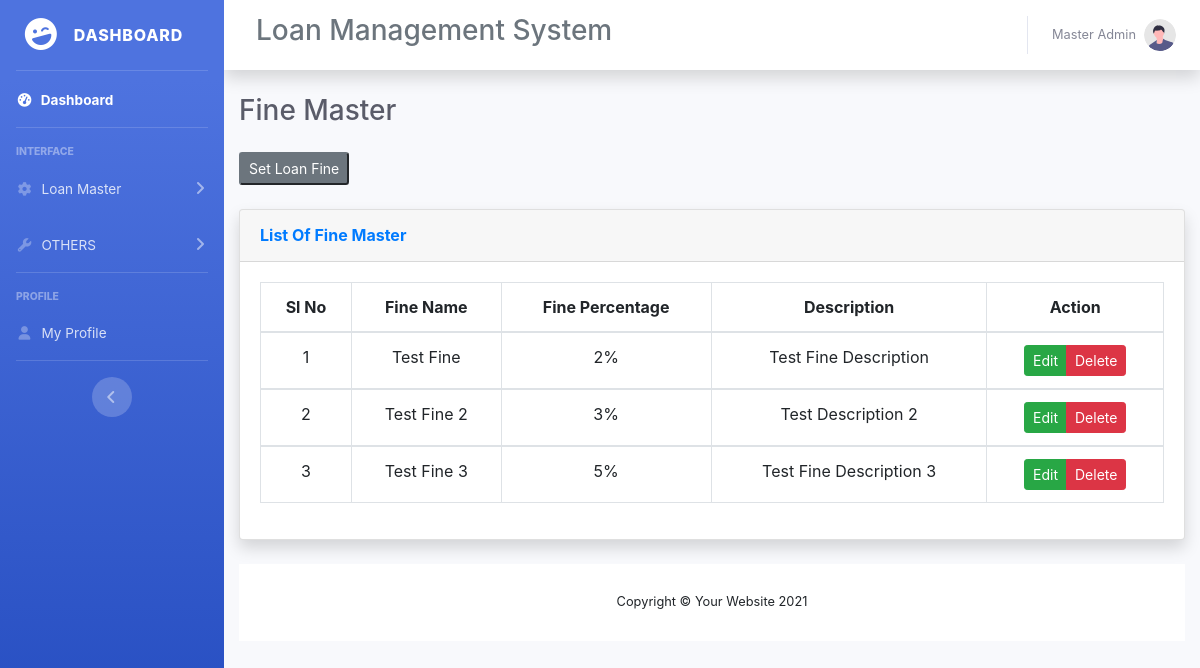
The app's page /setloanfine.php (signed in) with its own data.
### tables this page shows
CREATE TABLE `fine_master` (
  `fid` int(11) NOT NULL,
  `fine_name` varchar(50) NOT NULL,
  `fine_percent` int(11) NOT NULL,
  `description` text NOT NULL,
  `status` int(11) NOT NULL
);

### setloanfine.php (the view, shortened to what this page needs)
<?php require_once 'menu/header.php' ?>
<div class="d-sm-flex align-items-center justify-content-between mb-4">
    <h1 class="h3 mb-0 text-gray-800">Fine Master</h1>
</div>
<div class="row">
    <div class="container-fluid">
        <button type="button" class="btn-sm btn-secondary" data-toggle="modal" data-target="#setfinemaster">
            Set Loan Fine
        </button>
        <br> <br>
        <div class="card shadow mb-4">
            <div class="card-header py-3">
                <h6 class="m-0 font-weight-bold text-primary">List Of Fine Master</h6>
            </div>
            <div class="card-body">
                <div class="table-responsive text-center">
                    <table class="table table-bordered" id="dataTable" width="100%" cellspacing="0" id="table">
                        <thead>
                            <tr>
                                <th>Sl No</th>
                                <th>Fine Name</th>
                                <th>Fine Percentage</th>
                                <th>Description</th>
                                <th>Action</th>
                            </tr>
                        </thead>
                        <?php
                        $sqlget = "SELECT * FROM `fine_master` WHERE `status` = 1";
                        $fine = $conn->prepare($sqlget);
                        $fine->execute();
                        if ($fine->rowCount() > 0) {
                            $sl = 1;
                            while ($data = $fine->fetch()) {
                        ?>
                                <tbody>
                                    <tr>
                                        <td><?= $sl++ ?></td>
                                        <td><?= $data['fine_name'] ?></td>
                                        <td><?= $data['fine_percent'] . "%" ?></td>
                                        <td><?= $data['description'] ?></td>
                                        <td>
                                            <div class="btn-group">
                                                <input type="submit" class="btn btn-sm btn-success" name="edit_fine" value="Edit" data-toggle="modal" data-target="#editFine_<?= $data['fid'] ?>">
                                                <input type="submit" class="btn btn-sm btn-danger" name="delete_fine" value="Delete" data-toggle="modal" data-target="#deleteFine_<?= $data['fid'] ?>">
                                            </div>
                                        </td>
                                    </tr>
                                </tbody>
                        <?php
                            }
                        } else {
                            echo "No data found";
                        }
                        ?>
                    </table>
                </div>
            </div>
        </div>
    </div>
</div>
<?php require_once 'menu/footer.php' ?>

### records on screen
fine_master: fine_name "Test Fine", fine_percent "2", description "Test Fine Description"
fine_master: fine_name "Test Fine 2", fine_percent "3", description "Test Description 2"
fine_master: fine_name "Test Fine 3", fine_percent "5", description "Test Fine Description 3"
